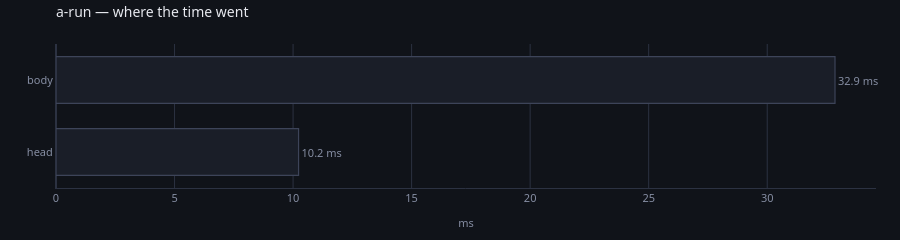

Write notebook code for a chart like this one.
### Markdown cell above
## Where the time went

The aggregated view. With two nodes it is not a mystery; with twenty and a
device hop it is the first thing to look at when a step is slower than it
should be.

### Code cell
spent(store, run="a-run")

### Figure 1 — Plotly figure (JSON) as saved in the notebook; plotly's stock layout.template omitted (floating-point values rounded to 4 significant figures)
{"data": [{"cliponaxis": false, "customdata": [[300, 0, 0.03411, "here"], [300, 0, 0.1095, "here"]], "hovertemplate": "<b>%{y}</b><br>%{x:.1f} ms in total<br>%{customdata[0]} runs, %{customdata[1]} read back<br>%{customdata[2]:.2f} ms each<br>%{customdata[3]}<extra></extra>", "marker": {"color": ["#1a1e28", "#1a1e28"], "line": {"color": ["#3d4459", "#3d4459"], "width": 1.2}}, "orientation": "h", "text": ["10.2 ms", "32.9 ms"], "textfont": {"color": "#868ea3", "size": 11}, "textposition": "outside", "type": "bar", "x": [10.23, 32.86], "y": ["head", "body"]}], "layout": {"bargap": 0.35, "font": {"color": "#e7e9ef", "family": "system-ui, -apple-system, Segoe UI, Roboto, sans-serif", "size": 12}, "height": 180, "hoverlabel": {"align": "left", "bgcolor": "#1a1e28", "bordercolor": "#2c3242", "font": {"color": "#e7e9ef", "family": "system-ui, -apple-system, Segoe UI, Roboto, sans-serif"}}, "legend": {"bgcolor": "rgba(0,0,0,0)", "font": {"color": "#868ea3"}, "orientation": "h", "x": 1, "xanchor": "right", "y": 1.02, "yanchor": "bottom"}, "margin": {"b": 44, "l": 56, "r": 24, "t": 44}, "paper_bgcolor": "#101319", "plot_bgcolor": "#101319", "showlegend": false, "title": {"font": {"size": 14}, "text": "a-run — where the time went", "x": 0, "xanchor": "left", "xref": "paper", "y": 0.97, "yanchor": "top"}, "xaxis": {"gridcolor": "#2c3242", "linecolor": "#2c3242", "tickfont": {"color": "#868ea3", "size": 11}, "title": {"font": {"color": "#868ea3", "size": 11}, "text": "ms"}, "zerolinecolor": "#2c3242"}, "yaxis": {"automargin": true, "gridcolor": "#2c3242", "linecolor": "#2c3242", "showgrid": false, "tickfont": {"color": "#868ea3", "size": 11}, "title": {"font": {"color": "#868ea3", "size": 11}}, "zerolinecolor": "#2c3242"}}}
